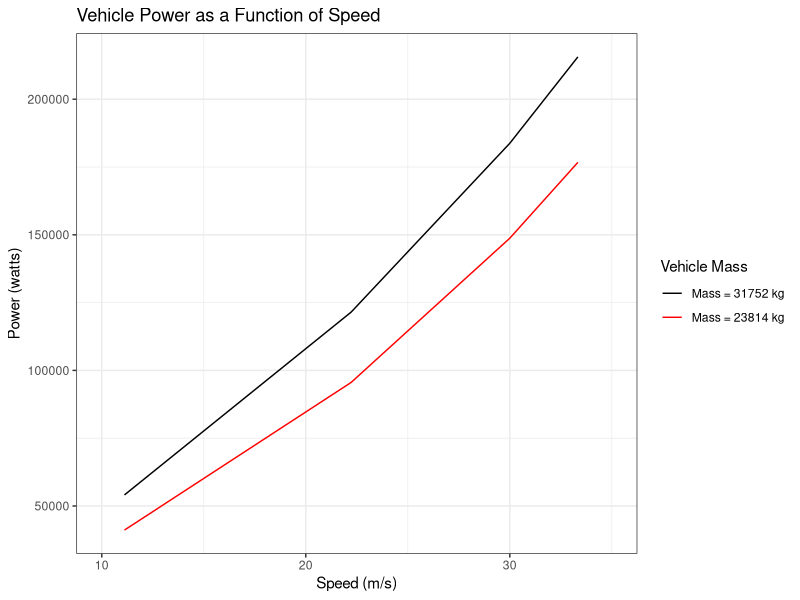

Reproduce this figure in R.
## ---- chunk 1
knitr::opts_chunk$set(echo = TRUE)
## ---- chunk 2
library(ggplot2)
library(tidyverse)
## ---- chunk 3
#Create car power function
car_fuel_eff = function(m, V, c_rolling = 0.015,  g = 9.8, A = 9, p_air = 1.2, c_drag = 0.3) {
  result =  c_rolling * m * g * V + 0.5 * A *p_air * c_drag * V^3
  return(result) 
}
## ---- chunk 4
#Create conversion factor for speeds in km/hr
kmhr_ms_conv = 0.2778

#Compute power given range of vehicle speeds
power_30 = car_fuel_eff(m=31752, V=30)
power_22 = car_fuel_eff(m=31752, V=80*kmhr_ms_conv)
power_33 = car_fuel_eff(m=31752, V=120*kmhr_ms_conv)
power_11 = car_fuel_eff(m=31752, V=40*kmhr_ms_conv)

#Results
power_30 
power_22 
power_33 
power_11 
## ---- chunk 5
#Create dataframe to plot

car_fuel_eff_df <- data.frame(power=c(power_30, power_22, power_33, power_11), speed=c(30, 80*kmhr_ms_conv, 120*kmhr_ms_conv, 40*kmhr_ms_conv))

car_fuel_eff_df

## ---- chunk 6
#Create conversion factor for speeds in km/hr
kmhr_ms_conv = 0.2778

#Compute power given range of vehicle speeds
power_75_30 = car_fuel_eff(m=31752*0.75, V=30)
power_75_22 = car_fuel_eff(m=31752*0.75, V=80*kmhr_ms_conv)
power_75_33 = car_fuel_eff(m=31752*0.75, V=120*kmhr_ms_conv)
power_75_11 = car_fuel_eff(m=31752*0.75, V=40*kmhr_ms_conv)

#Results
power_75_30 
power_75_22 
power_75_33 
power_75_11

#Create dataframe to plot

car_fuel_eff_75_df <- data.frame(power=c(power_75_30, power_75_22, power_75_33, power_75_11), speed=c(30, 80*kmhr_ms_conv, 120*kmhr_ms_conv, 40*kmhr_ms_conv))

car_fuel_eff_75_df

## ---- chunk 7
ggplot() +
  labs(x = "Speed (m/s)",
       y = "Power (watts)",
       title = "Vehicle Power as a Function of Speed") +
  geom_line(data=car_fuel_eff_df, 
            aes(x=speed, 
                y=power, 
                color = "black")) +
  geom_line(data=car_fuel_eff_75_df, 
            aes(x=speed, 
                y=power,
                color="red")) +
  scale_x_continuous(limits=c(10,35),
                     breaks=c(10, 20, 30)) +
  scale_color_identity(name = "Vehicle Mass",
                          breaks = c("black", "red"),
                          labels = c("Mass = 31752 kg", "Mass = 23814 kg"),
                          guide = "legend") +
  theme_bw()
  

